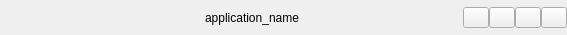
<?xml version="1.0" encoding="UTF-8"?>
<ui version="4.0">
 <class>OriginTitlebarWin</class>
 <widget class="QWidget" name="OriginTitlebarWin">
  <property name="geometry">
   <rect>
    <x>0</x>
    <y>0</y>
    <width>567</width>
    <height>35</height>
   </rect>
  </property>
  <property name="sizePolicy">
   <sizepolicy hsizetype="Preferred" vsizetype="Fixed">
    <horstretch>0</horstretch>
    <verstretch>0</verstretch>
   </sizepolicy>
  </property>
  <property name="minimumSize">
   <size>
    <width>0</width>
    <height>35</height>
   </size>
  </property>
  <property name="maximumSize">
   <size>
    <width>16777215</width>
    <height>35</height>
   </size>
  </property>
  <layout class="QHBoxLayout" name="titlebarLayout" stretch="0,0,0,0,0,0">
   <property name="spacing">
    <number>0</number>
   </property>
   <property name="leftMargin">
    <number>8</number>
   </property>
   <property name="topMargin">
    <number>1</number>
   </property>
   <property name="rightMargin">
    <number>0</number>
   </property>
   <property name="bottomMargin">
    <number>0</number>
   </property>
   <item>
    <widget class="QPushButton" name="windowIcon">
     <property name="focusPolicy">
      <enum>Qt::NoFocus</enum>
     </property>
     <property name="checkable">
      <bool>true</bool>
     </property>
     <property name="flat">
      <bool>true</bool>
     </property>
    </widget>
   </item>
   <item>
    <widget class="QFrame" name="menuContainer">
     <property name="sizePolicy">
      <sizepolicy hsizetype="Minimum" vsizetype="Preferred">
       <horstretch>0</horstretch>
       <verstretch>0</verstretch>
      </sizepolicy>
     </property>
     <property name="minimumSize">
      <size>
       <width>0</width>
       <height>0</height>
      </size>
     </property>
     <property name="styleSheet">
      <string notr="true"/>
     </property>
     <property name="frameShape">
      <enum>QFrame::NoFrame</enum>
     </property>
     <property name="frameShadow">
      <enum>QFrame::Raised</enum>
     </property>
     <layout class="QHBoxLayout" name="menuContainerLayout">
      <property name="spacing">
       <number>0</number>
      </property>
      <property name="margin">
       <number>0</number>
      </property>
     </layout>
    </widget>
   </item>
   <item>
    <spacer name="horizontalSpacer">
     <property name="orientation">
      <enum>Qt::Horizontal</enum>
     </property>
     <property name="sizeType">
      <enum>QSizePolicy::Fixed</enum>
     </property>
     <property name="sizeHint" stdset="0">
      <size>
       <width>0</width>
       <height>1</height>
      </size>
     </property>
    </spacer>
   </item>
   <item>
    <widget class="QLabel" name="lblWindowTitle">
     <property name="sizePolicy">
      <sizepolicy hsizetype="Expanding" vsizetype="Preferred">
       <horstretch>0</horstretch>
       <verstretch>0</verstretch>
      </sizepolicy>
     </property>
     <property name="frameShape">
      <enum>QFrame::NoFrame</enum>
     </property>
     <property name="text">
      <string>application_name</string>
     </property>
     <property name="textFormat">
      <enum>Qt::PlainText</enum>
     </property>
     <property name="alignment">
      <set>Qt::AlignCenter</set>
     </property>
    </widget>
   </item>
   <item>
    <widget class="QLabel" name="lblDebugMode">
     <property name="text">
      <string/>
     </property>
     <property name="alignment">
      <set>Qt::AlignRight|Qt::AlignTrailing|Qt::AlignVCenter</set>
     </property>
    </widget>
   </item>
   <item>
    <widget class="QWidget" name="buttonContainer" native="true">
     <property name="minimumSize">
      <size>
       <width>22</width>
       <height>0</height>
      </size>
     </property>
     <layout class="QHBoxLayout" name="horizontalLayout">
      <property name="spacing">
       <number>0</number>
      </property>
      <property name="margin">
       <number>0</number>
      </property>
      <item>
       <widget class="QPushButton" name="btnMinimize">
        <property name="minimumSize">
         <size>
          <width>26</width>
          <height>21</height>
         </size>
        </property>
        <property name="maximumSize">
         <size>
          <width>26</width>
          <height>21</height>
         </size>
        </property>
        <property name="focusPolicy">
         <enum>Qt::NoFocus</enum>
        </property>
        <property name="toolTip">
         <string>ebisu_client_minimize</string>
        </property>
       </widget>
      </item>
      <item>
       <widget class="QPushButton" name="btnMaximize">
        <property name="minimumSize">
         <size>
          <width>26</width>
          <height>21</height>
         </size>
        </property>
        <property name="maximumSize">
         <size>
          <width>26</width>
          <height>21</height>
         </size>
        </property>
        <property name="focusPolicy">
         <enum>Qt::NoFocus</enum>
        </property>
        <property name="toolTip">
         <string>ebisu_client_maximize</string>
        </property>
       </widget>
      </item>
      <item>
       <widget class="QPushButton" name="btnRestore">
        <property name="minimumSize">
         <size>
          <width>26</width>
          <height>21</height>
         </size>
        </property>
        <property name="maximumSize">
         <size>
          <width>26</width>
          <height>21</height>
         </size>
        </property>
        <property name="focusPolicy">
         <enum>Qt::NoFocus</enum>
        </property>
        <property name="toolTip">
         <string>ebisu_client_restore_down</string>
        </property>
       </widget>
      </item>
      <item>
       <widget class="QPushButton" name="btnClose">
        <property name="minimumSize">
         <size>
          <width>26</width>
          <height>21</height>
         </size>
        </property>
        <property name="maximumSize">
         <size>
          <width>26</width>
          <height>21</height>
         </size>
        </property>
        <property name="focusPolicy">
         <enum>Qt::NoFocus</enum>
        </property>
        <property name="toolTip">
         <string>ebisu_client_close</string>
        </property>
       </widget>
      </item>
     </layout>
    </widget>
   </item>
  </layout>
 </widget>
 <layoutdefault spacing="0" margin="0"/>
 <resources/>
 <connections/>
</ui>
